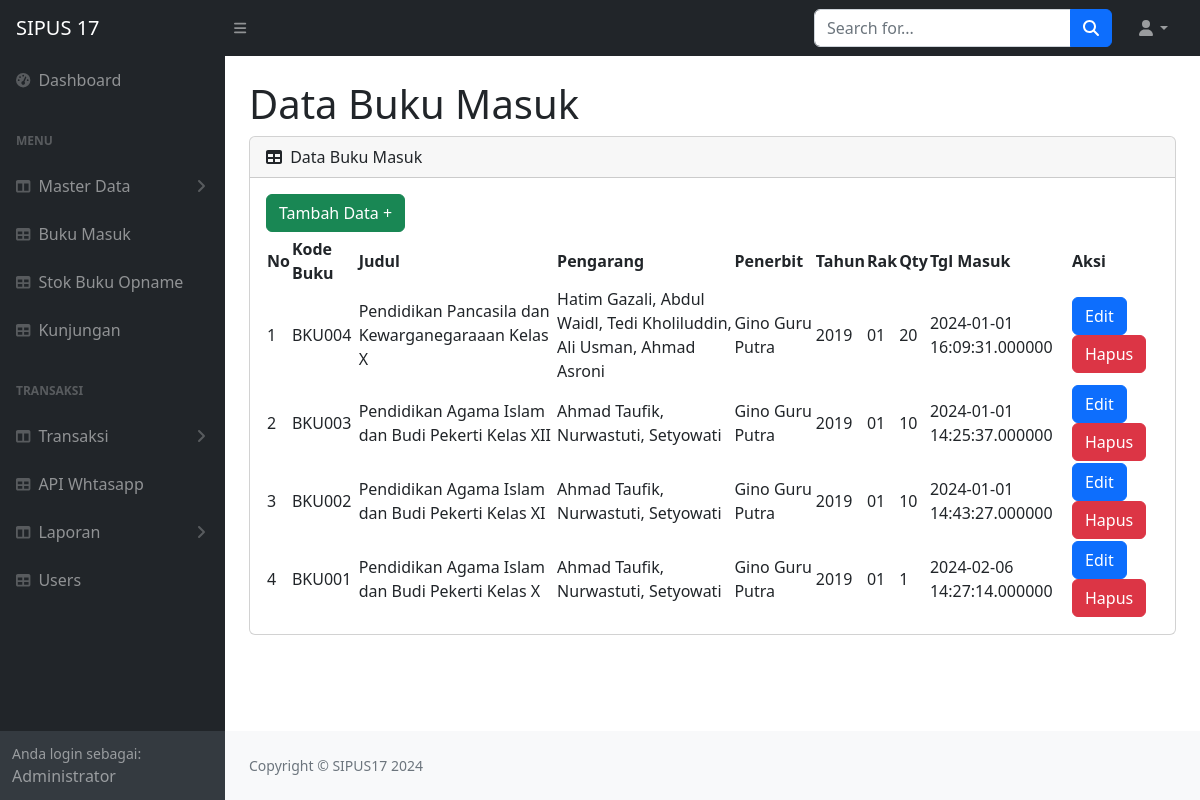
Screenshot of /admin/tampil_bukumasuk.php (signed in) with the database file from the repository.
### tables this page shows
CREATE TABLE `buku_masuk` (
  `id_masuk` int(11) NOT NULL,
  `id_buku` varchar(50) DEFAULT NULL,
  `tgl_masuk` timestamp(6) NULL DEFAULT current_timestamp(6),
  `qty` int(11) DEFAULT NULL
);

CREATE TABLE `buku` (
  `id_buku` varchar(50) NOT NULL,
  `judul` varchar(100) DEFAULT NULL,
  `id_kategori` int(11) DEFAULT NULL,
  `pengarang` varchar(225) DEFAULT NULL,
  `penerbit` varchar(225) DEFAULT NULL,
  `tahun` varchar(15) DEFAULT NULL,
  `isbn` varchar(30) DEFAULT NULL,
  `rak` varchar(30) DEFAULT NULL,
  `jumlah` int(11) DEFAULT NULL
);

### admin/tampil_bukumasuk.php (the view, shortened to what this page needs)
<?php
include("../koneksi.php");
?>
<!DOCTYPE html>
<html lang="en">
<head>
    <link href="https://cdn.jsdelivr.net/npm/simple-datatables@7.1.2/dist/style.min.css" rel="stylesheet" />
    <link href="../css/styles.css" rel="stylesheet" />
</head>
<body class="sb-nav-fixed">
    <?php include("../admin/navbar.php"); ?>
    <div id="layoutSidenav_content">
        <main>
            <div class="container-fluid px-4">
                <h1 class="mt-4">Data Buku Masuk</h1>
                <div class="card mb-4">
                    <div class="card-header">
                        <i class="fas fa-table me-1"></i>
                        Data Buku Masuk
                    </div>
                    <div class="card-body">
                        <a href="tambah_bukumasuk.php" class="btn btn-success mb-1">Tambah Data +</a>
                        <table id="datatablesSimple">
                            <thead>
                                <tr>
                                    <th>No</th>
                                    <th>Kode Buku</th>
                                    <th>Judul</th>
                                    <th>Pengarang</th>
                                    <th>Penerbit</th>
                                    <th>Tahun</th>
                                    <th>Rak</th>
                                    <th>Qty</th>
                                    <th>Tgl Masuk</th>
                                    <th>Aksi</th>
                                </tr>
                            </thead>
                            <tbody>
                                <?php
                                $tampilbuku = mysqli_query($koneksi, "SELECT
                                             buku_masuk.id_masuk,
                                             buku_masuk.id_buku,
                                             buku.judul,
                                             buku.pengarang,
                                             buku.penerbit,
                                             buku.tahun,
                                             buku.rak,
                                             buku_masuk.tgl_masuk,
                                             buku_masuk.qty
                                         FROM
                                             buku_masuk
                                             INNER JOIN
                                             buku
                                             ON
                                                 buku_masuk.id_buku = buku.id_buku");
                                $no = 1;
                                while ($data = mysqli_fetch_array($tampilbuku)) {
                                    $id_masuk = $data['id_masuk'];
                                    $id_buku = $data['id_buku'];
                                    $judul = $data['judul'];
                                    $pengarang = $data['pengarang'];
                                    $penerbit = $data['penerbit'];
                                    $tahun = $data['tahun'];
                                    $rak = $data['rak'];
                                    $tgl_masuk = $data['tgl_masuk'];
                                    $qty = $data['qty'];
                                    ?>
                                    <tr>
                                        <td>
                                            <?php echo $no++ ?>
                                        </td>
                                        <td>
                                            <?php echo $id_buku ?>
                                        </td>
                                        <td>
                                            <?php echo $judul ?>
                                        </td>
                                        <td>
                                            <?php echo $pengarang ?>
                                        </td>
                                        <td>
                                            <?php echo $penerbit ?>
                                        </td>
                                        <td>
                                            <?php echo $tahun ?>
                                        </td>
                                        <td>
                                            <?php echo $rak ?>
                                        </td>
                                        <td>
                                            <?php echo $qty ?>
                                        </td>
                                        <td>
                                            <?php echo $tgl_masuk ?>
                                        </td>
                                        <td>
                                            <a href="edit_bukumasuk.php?id_masuk=<?php echo $id_masuk ?>"
                                                class="btn btn-primary">Edit</a>
                                            <a href="hapus_bukumasuk.php?id_masuk=<?php echo $id_masuk ?>&action=hapus"
                                                class="btn btn-danger"
                                                onclick="return confirm('Apakah Anda yakin ingin menghapus data ini?')">Hapus</a>
                                        </td>
                                    </tr>
                                <?php } ?>
                            </tbody>
                        </table>
                    </div>
                </div>
            </div>
        </main>
        <footer class="py-4 bg-light mt-auto">
            <div class="container-fluid px-4">
                <div class="d-flex align-items-center justify-content-between small">
                    <div class="text-muted">Copyright &copy; SIPUS17 2024</div>
                </div>
            </div>
        </footer>
    </div>
</body>
</html>

### rows the page displays
buku_masuk: id_buku "BKU004", id_buku.judul "Pendidikan Pancasila dan Kewarganegaraaan Kelas X", id_buku.pengarang "Hatim Gazali, Abdul Waidl, Tedi Kholiluddin, Ali Usman, Ahmad Asroni", id_buku.penerbit "Gino Guru Putra", id_buku.tahun "2019", id_buku.rak "01", qty "20", tgl_masuk "2024-01-01 16:09:31.000000"
buku_masuk: id_buku "BKU003", id_buku.judul "Pendidikan Agama Islam dan Budi Pekerti Kelas XII", id_buku.pengarang "Ahmad Taufik, Nurwastuti, Setyowati", id_buku.penerbit "Gino Guru Putra", id_buku.tahun "2019", id_buku.rak "01", qty "10", tgl_masuk "2024-01-01 14:25:37.000000"
buku_masuk: id_buku "BKU002", id_buku.judul "Pendidikan Agama Islam dan Budi Pekerti Kelas XI", id_buku.pengarang "Ahmad Taufik, Nurwastuti, Setyowati", id_buku.penerbit "Gino Guru Putra", id_buku.tahun "2019", id_buku.rak "01", qty "10", tgl_masuk "2024-01-01 14:43:27.000000"
buku_masuk: id_buku "BKU001", id_buku.judul "Pendidikan Agama Islam dan Budi Pekerti Kelas X", id_buku.pengarang "Ahmad Taufik, Nurwastuti, Setyowati", id_buku.penerbit "Gino Guru Putra", id_buku.tahun "2019", id_buku.rak "01", qty "1", tgl_masuk "2024-02-06 14:27:14.000000"
